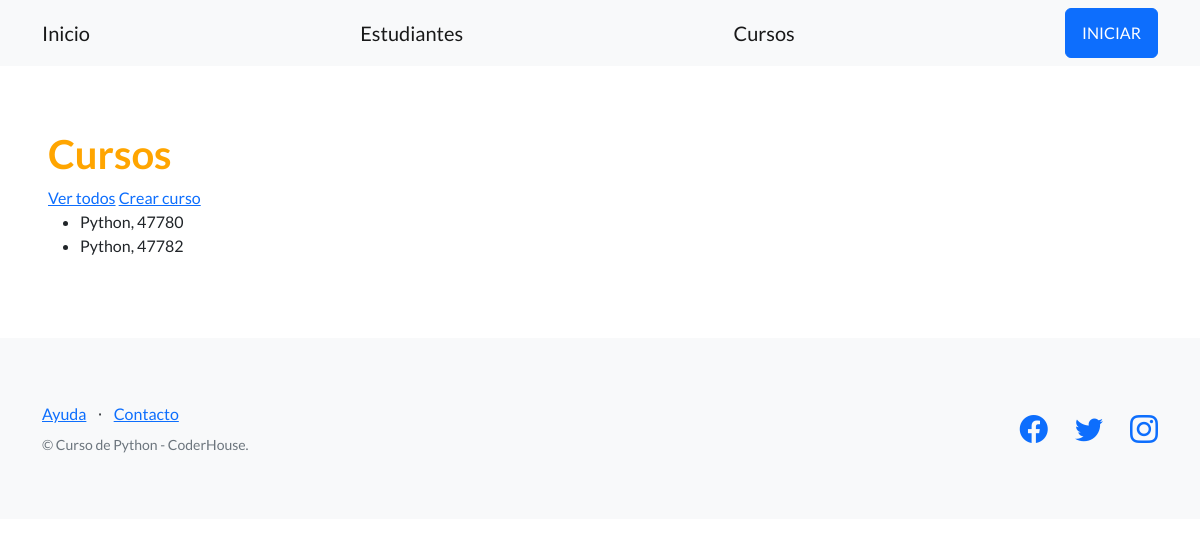
/estudios/cursos/, run on an earlier commit of the app's database.
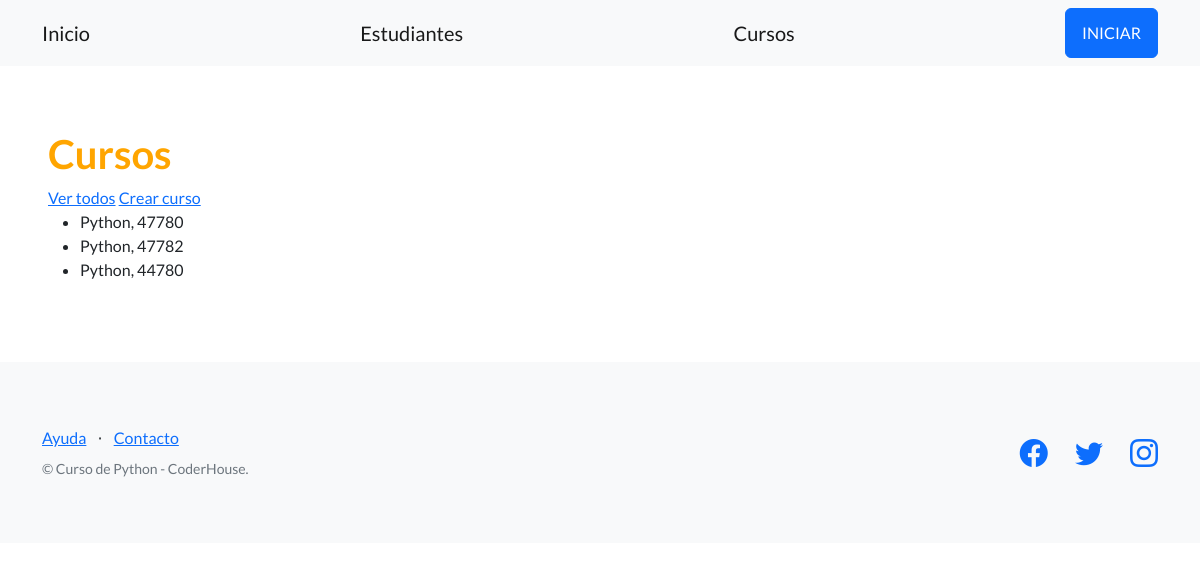
And on a later commit of the database.
### control_estudios/models.py (models this page shows)
class Curso(models.Model):
    nombre= models.CharField(max_length= 64)
    comision = models.IntegerField()

### control_estudios/views.py (the view)
# urls.py: path("cursos/", listar_cursos, name="lista_cursos")
def listar_cursos(request):
    contexto = {
        "cursos": Curso.objects.all(),
    }
    http_response = render(
        request=request,
        template_name='control_estudios/lista_cursos.html',
        context=contexto,
    )
    return http_response

### control_estudios/templates/control_estudios/lista_cursos.html (shortened to what this page needs)
{% extends "base.html" %}
{% block contenido %}
<h1 style="color:orange;">
  Cursos
</h1>
<a href="{% url 'lista_cursos' %}">Ver todos</a>
<a href="{% url 'crear_curso' %}">Crear curso</a>
<ul>
{% for curso in cursos %}
  <li>
    {{ curso.nombre }}, {{ curso.comision }}
  </li>
{% endfor %}
</ul>
{% endblock contenido %}

What changed in the data, as far as the page shows it:
added Curso: nombre "Python", comision "44780"
